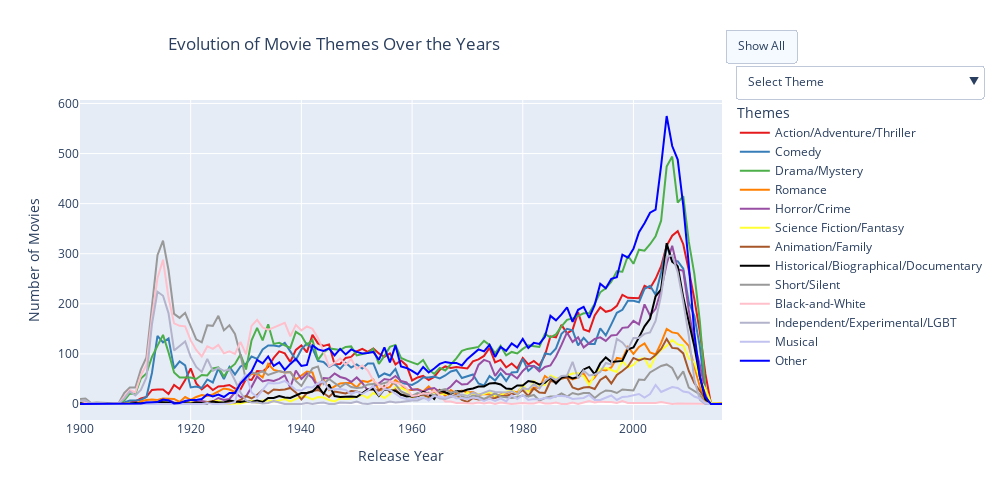

Here is the notebook cell this chart was saved with:
### Markdown cell above
#### Number of movies over the years

### Code cell
# Create an empty figure
fig = go.Figure()

# Add each theme as a trace
for theme in themes:
    if theme in theme_years_counts_pivot.columns:
        fig.add_trace(go.Scatter(
            x=theme_years_counts_pivot.index,  # x-axis is the release year
            y=theme_years_counts_pivot[theme],  # y-axis is the number of movies for each theme
            mode='lines',  # Use lines for the plot
            name=theme,  # Set the theme name for the legend
            line=dict(color=theme_colors.get(theme, 'gray')),  # Use color mapping for each theme
            hovertemplate='Year: %{x}<br>Number of Movies: %{y}<br>'  # Custom hover text
        ))

# Add buttons for hide/show functionality
visibility = [[True if i == idx else False for i in range(len(themes))]
              for idx in range(len(themes))]

# Define "Select Theme" button
select_theme_button = dict(
    label="Select Theme",  # Displayed as a label in the dropdown
    method=None,  # Non-interactive option
    args=[]  # No action associated with this
)

theme_buttons = [
    dict(
        label=theme,
        method="update",
        args=[
            {"visible": vis},  # Update visibility
            {"title": f"Evolution of {theme} Movies Over the Years"}  # Update title
        ]
    )
    for theme, vis in zip(themes, visibility)
]


# Combine "Select Theme" and theme-specific buttons
buttons = [select_theme_button] + theme_buttons

# Dropdown menu for individual themes
dropdown_menu = dict(
    type="dropdown",
    buttons=buttons,
    x=1.214,
    xanchor="center",
    y=1.11,
    yanchor="top",
)

# Button for "Show All" placed on the side
side_button = dict(
    type="buttons",
    buttons=[
        dict(
            label="Show All",
            method="update",
            args=[
                {"visible": [True] * len(themes)},
                {"title": "Evolution of Movie Themes Over the Years"}
            ]
        )
    ],
    x=1.005,  # Adjust position to place on the side
    xanchor="left",
    y=1.17,
    yanchor="middle",
)

# Update layout
fig.update_layout(
    updatemenus=[dropdown_menu, side_button],
    title={
        'text': 'Evolution of Movie Themes Over the Years',
        'x': 0.5,  # Center the title
        'xanchor': 'right'
    },
    title_x=0.5,
    barmode='stack',
    xaxis_title='Release Year',
    yaxis_title='Number of Movies',
    legend_title="Themes",
    height=500,
    width=1000,
)

# Show the interactive plot
fig.show()
fig.write_html('/Users/lilly-flore/Desktop/line_theme_year.html')

### Figure 1 — Plotly figure (JSON) as saved in the notebook; plotly's stock layout.template omitted (floating-point values rounded to 4 significant figures)
{"data": [{"hovertemplate": "Year: %{x}<br>Number of Movies: %{y}<br>", "line": {"color": "#e41a1c"}, "mode": "lines", "name": "Action/Adventure/Thriller", "type": "scatter", "x": [1900, 1901, 1902, 1903, 1905, 1906, 1907, 1908, 1909, 1910, 1911, 1912, 1913, 1914, 1915, 1916, 1917, 1918, 1919, 1920, 1921, 1922, 1923, 1924, 1925, 1926, 1927, 1928, 1929, 1930, 1931, 1932, 1933, 1934, 1935, 1936, 1937, 1938, 1939, 1940, 1941, 1942, 1943, 1944, 1945, 1946, 1947, 1948, 1949, 1950, 1951, 1952, 1953, 1954, 1955, 1956, 1957, 1958, 1959, 1960, 1961, 1962, 1963, 1964, 1965, 1966, 1967, 1968, 1969, 1970, 1971, 1972, 1973, 1974, 1975, 1976, 1977, 1978, 1979, 1980, 1981, 1982, 1983, 1984, 1985, 1986, 1987, 1988, 1989, 1990, 1991, 1992, 1993, 1994, 1995, 1996, 1997, 1998, 1999, 2000, 2001, 2002, 2003, 2004, 2005, 2006, 2007, 2008, 2009, 2010, 2011, 2012, 2013, 2014, 2015, 2016], "y": [0, 0, 0, 2, 0, 0, 0, 1, 3, 5, 11, 14, 28, 29, 29, 20, 38, 30, 48, 71, 41, 29, 38, 28, 35, 36, 38, 31, 29, 50, 48, 66, 65, 74, 92, 105, 101, 84, 108, 117, 103, 138, 121, 116, 119, 79, 80, 92, 94, 105, 110, 104, 111, 101, 94, 101, 79, 87, 77, 47, 53, 56, 48, 54, 68, 75, 72, 74, 73, 71, 85, 89, 96, 112, 83, 88, 73, 81, 71, 92, 79, 86, 77, 97, 135, 133, 158, 141, 148, 183, 149, 145, 177, 193, 184, 187, 196, 218, 212, 212, 211, 236, 231, 250, 275, 316, 336, 345, 319, 267, 210, 144, 60, 1, 2, 2]}, {"hovertemplate": "Year: %{x}<br>Number of Movies: %{y}<br>", "line": {"color": "#377eb8"}, "mode": "lines", "name": "Comedy", "type": "scatter", "x": [1900, 1901, 1902, 1903, 1905, 1906, 1907, 1908, 1909, 1910, 1911, 1912, 1913, 1914, 1915, 1916, 1917, 1918, 1919, 1920, 1921, 1922, 1923, 1924, 1925, 1926, 1927, 1928, 1929, 1930, 1931, 1932, 1933, 1934, 1935, 1936, 1937, 1938, 1939, 1940, 1941, 1942, 1943, 1944, 1945, 1946, 1947, 1948, 1949, 1950, 1951, 1952, 1953, 1954, 1955, 1956, 1957, 1958, 1959, 1960, 1961, 1962, 1963, 1964, 1965, 1966, 1967, 1968, 1969, 1970, 1971, 1972, 1973, 1974, 1975, 1976, 1977, 1978, 1979, 1980, 1981, 1982, 1983, 1984, 1985, 1986, 1987, 1988, 1989, 1990, 1991, 1992, 1993, 1994, 1995, 1996, 1997, 1998, 1999, 2000, 2001, 2002, 2003, 2004, 2005, 2006, 2007, 2008, 2009, 2010, 2011, 2012, 2013, 2014, 2015, 2016], "y": [2, 4, 0, 0, 0, 1, 0, 3, 7, 7, 8, 14, 62, 136, 123, 131, 71, 85, 77, 33, 35, 32, 49, 43, 71, 50, 74, 59, 75, 80, 95, 90, 109, 117, 117, 115, 122, 105, 88, 109, 121, 111, 86, 84, 74, 80, 70, 82, 73, 79, 71, 81, 81, 54, 61, 57, 70, 42, 40, 38, 44, 53, 53, 55, 51, 57, 65, 68, 52, 55, 59, 41, 37, 56, 47, 61, 46, 63, 64, 90, 66, 76, 70, 101, 99, 111, 140, 150, 147, 117, 132, 120, 120, 151, 137, 159, 182, 188, 206, 206, 203, 230, 236, 218, 263, 316, 285, 285, 270, 203, 176, 114, 19, 1, 0, 0]}, {"hovertemplate": "Year: %{x}<br>Number of Movies: %{y}<br>", "line": {"color": "#4daf4a"}, "mode": "lines", "name": "Drama/Mystery", "type": "scatter", "x": [1900, 1901, 1902, 1903, 1905, 1906, 1907, 1908, 1909, 1910, 1911, 1912, 1913, 1914, 1915, 1916, 1917, 1918, 1919, 1920, 1921, 1922, 1923, 1924, 1925, 1926, 1927, 1928, 1929, 1930, 1931, 1932, 1933, 1934, 1935, 1936, 1937, 1938, 1939, 1940, 1941, 1942, 1943, 1944, 1945, 1946, 1947, 1948, 1949, 1950, 1951, 1952, 1953, 1954, 1955, 1956, 1957, 1958, 1959, 1960, 1961, 1962, 1963, 1964, 1965, 1966, 1967, 1968, 1969, 1970, 1971, 1972, 1973, 1974, 1975, 1976, 1977, 1978, 1979, 1980, 1981, 1982, 1983, 1984, 1985, 1986, 1987, 1988, 1989, 1990, 1991, 1992, 1993, 1994, 1995, 1996, 1997, 1998, 1999, 2000, 2001, 2002, 2003, 2004, 2005, 2006, 2007, 2008, 2009, 2010, 2011, 2012, 2013, 2014, 2015, 2016], "y": [0, 1, 0, 0, 0, 1, 0, 7, 21, 20, 51, 61, 94, 116, 138, 103, 63, 53, 53, 53, 50, 58, 57, 71, 73, 55, 71, 80, 99, 69, 127, 152, 127, 159, 120, 122, 117, 112, 144, 137, 118, 128, 88, 103, 111, 109, 108, 114, 115, 97, 100, 102, 110, 80, 96, 114, 118, 92, 87, 83, 79, 88, 69, 60, 72, 67, 78, 91, 106, 110, 112, 114, 126, 118, 101, 116, 97, 104, 101, 110, 117, 115, 114, 140, 133, 139, 155, 168, 171, 176, 181, 181, 200, 223, 231, 244, 265, 264, 296, 280, 308, 306, 319, 335, 366, 474, 494, 402, 415, 324, 260, 165, 32, 2, 0, 0]}, {"hovertemplate": "Year: %{x}<br>Number of Movies: %{y}<br>", "line": {"color": "#ff7f00"}, "mode": "lines", "name": "Romance", "type": "scatter", "x": [1900, 1901, 1902, 1903, 1905, 1906, 1907, 1908, 1909, 1910, 1911, 1912, 1913, 1914, 1915, 1916, 1917, 1918, 1919, 1920, 1921, 1922, 1923, 1924, 1925, 1926, 1927, 1928, 1929, 1930, 1931, 1932, 1933, 1934, 1935, 1936, 1937, 1938, 1939, 1940, 1941, 1942, 1943, 1944, 1945, 1946, 1947, 1948, 1949, 1950, 1951, 1952, 1953, 1954, 1955, 1956, 1957, 1958, 1959, 1960, 1961, 1962, 1963, 1964, 1965, 1966, 1967, 1968, 1969, 1970, 1971, 1972, 1973, 1974, 1975, 1976, 1977, 1978, 1979, 1980, 1981, 1982, 1983, 1984, 1985, 1986, 1987, 1988, 1989, 1990, 1991, 1992, 1993, 1994, 1995, 1996, 1997, 1998, 1999, 2000, 2001, 2002, 2003, 2004, 2005, 2006, 2007, 2008, 2009, 2010, 2011, 2012, 2013, 2014, 2015, 2016], "y": [0, 0, 0, 0, 0, 0, 0, 1, 2, 0, 5, 8, 9, 8, 11, 10, 10, 4, 14, 8, 14, 18, 16, 19, 25, 31, 29, 24, 44, 51, 60, 61, 53, 80, 68, 65, 63, 64, 49, 57, 65, 63, 30, 49, 28, 35, 41, 42, 42, 33, 46, 44, 49, 27, 29, 34, 48, 39, 28, 28, 30, 25, 35, 24, 28, 16, 28, 21, 27, 23, 24, 18, 20, 19, 15, 19, 21, 26, 23, 35, 25, 33, 32, 56, 48, 48, 51, 54, 49, 53, 61, 43, 53, 69, 67, 73, 92, 90, 114, 100, 114, 121, 103, 99, 122, 150, 143, 141, 128, 116, 75, 35, 2, 0, 0, 1]}, {"hovertemplate": "Year: %{x}<br>Number of Movies: %{y}<br>", "line": {"color": "#984ea3"}, "mode": "lines", "name": "Horror/Crime", "type": "scatter", "x": [1900, 1901, 1902, 1903, 1905, 1906, 1907, 1908, 1909, 1910, 1911, 1912, 1913, 1914, 1915, 1916, 1917, 1918, 1919, 1920, 1921, 1922, 1923, 1924, 1925, 1926, 1927, 1928, 1929, 1930, 1931, 1932, 1933, 1934, 1935, 1936, 1937, 1938, 1939, 1940, 1941, 1942, 1943, 1944, 1945, 1946, 1947, 1948, 1949, 1950, 1951, 1952, 1953, 1954, 1955, 1956, 1957, 1958, 1959, 1960, 1961, 1962, 1963, 1964, 1965, 1966, 1967, 1968, 1969, 1970, 1971, 1972, 1973, 1974, 1975, 1976, 1977, 1978, 1979, 1980, 1981, 1982, 1983, 1984, 1985, 1986, 1987, 1988, 1989, 1990, 1991, 1992, 1993, 1994, 1995, 1996, 1997, 1998, 1999, 2000, 2001, 2002, 2003, 2004, 2005, 2006, 2007, 2008, 2009, 2010, 2011, 2012, 2013, 2014, 2015, 2016], "y": [0, 0, 0, 0, 0, 1, 0, 2, 1, 1, 0, 3, 2, 3, 8, 8, 3, 1, 4, 6, 4, 6, 4, 5, 12, 8, 10, 23, 14, 15, 34, 55, 45, 48, 46, 50, 57, 33, 67, 50, 61, 52, 33, 52, 51, 61, 54, 51, 44, 53, 42, 27, 35, 41, 50, 48, 56, 46, 43, 29, 29, 24, 30, 32, 24, 27, 35, 47, 39, 40, 50, 78, 88, 84, 56, 71, 60, 59, 51, 66, 76, 76, 65, 74, 77, 95, 118, 143, 124, 133, 113, 121, 130, 133, 126, 137, 138, 152, 153, 166, 159, 199, 177, 190, 227, 280, 316, 269, 266, 187, 122, 78, 24, 0, 1, 1]}, {"hovertemplate": "Year: %{x}<br>Number of Movies: %{y}<br>", "line": {"color": "#ffff33"}, "mode": "lines", "name": "Science Fiction/Fantasy", "type": "scatter", "x": [1900, 1901, 1902, 1903, 1905, 1906, 1907, 1908, 1909, 1910, 1911, 1912, 1913, 1914, 1915, 1916, 1917, 1918, 1919, 1920, 1921, 1922, 1923, 1924, 1925, 1926, 1927, 1928, 1929, 1930, 1931, 1932, 1933, 1934, 1935, 1936, 1937, 1938, 1939, 1940, 1941, 1942, 1943, 1944, 1945, 1946, 1947, 1948, 1949, 1950, 1951, 1952, 1953, 1954, 1955, 1956, 1957, 1958, 1959, 1960, 1961, 1962, 1963, 1964, 1965, 1966, 1967, 1968, 1969, 1970, 1971, 1972, 1973, 1974, 1975, 1976, 1977, 1978, 1979, 1980, 1981, 1982, 1983, 1984, 1985, 1986, 1987, 1988, 1989, 1990, 1991, 1992, 1993, 1994, 1995, 1996, 1997, 1998, 1999, 2000, 2001, 2002, 2003, 2004, 2005, 2006, 2007, 2008, 2009, 2010, 2011, 2012, 2013, 2014, 2015, 2016], "y": [0, 0, 0, 0, 1, 0, 0, 1, 2, 2, 0, 1, 1, 5, 2, 4, 1, 1, 0, 4, 1, 1, 3, 4, 7, 1, 0, 1, 1, 4, 7, 2, 7, 7, 5, 7, 10, 5, 10, 15, 14, 9, 14, 13, 8, 5, 11, 10, 11, 14, 18, 12, 22, 18, 12, 20, 34, 32, 27, 13, 16, 15, 10, 20, 19, 21, 15, 15, 12, 23, 17, 20, 20, 25, 15, 17, 24, 28, 19, 38, 24, 46, 37, 38, 57, 52, 50, 57, 61, 62, 55, 38, 59, 70, 72, 68, 64, 86, 73, 78, 90, 91, 72, 96, 108, 116, 128, 119, 117, 91, 83, 49, 30, 2, 2, 1]}, {"hovertemplate": "Year: %{x}<br>Number of Movies: %{y}<br>", "line": {"color": "#a65628"}, "mode": "lines", "name": "Animation/Family", "type": "scatter", "x": [1900, 1901, 1902, 1903, 1905, 1906, 1907, 1908, 1909, 1910, 1911, 1912, 1913, 1914, 1915, 1916, 1917, 1918, 1919, 1920, 1921, 1922, 1923, 1924, 1925, 1926, 1927, 1928, 1929, 1930, 1931, 1932, 1933, 1934, 1935, 1936, 1937, 1938, 1939, 1940, 1941, 1942, 1943, 1944, 1945, 1946, 1947, 1948, 1949, 1950, 1951, 1952, 1953, 1954, 1955, 1956, 1957, 1958, 1959, 1960, 1961, 1962, 1963, 1964, 1965, 1966, 1967, 1968, 1969, 1970, 1971, 1972, 1973, 1974, 1975, 1976, 1977, 1978, 1979, 1980, 1981, 1982, 1983, 1984, 1985, 1986, 1987, 1988, 1989, 1990, 1991, 1992, 1993, 1994, 1995, 1996, 1997, 1998, 1999, 2000, 2001, 2002, 2003, 2004, 2005, 2006, 2007, 2008, 2009, 2010, 2011, 2012, 2013, 2014, 2015, 2016], "y": [0, 0, 1, 0, 1, 1, 0, 0, 0, 0, 0, 1, 0, 3, 1, 0, 0, 0, 0, 1, 1, 2, 3, 6, 3, 2, 4, 3, 8, 16, 11, 18, 28, 21, 29, 28, 29, 32, 23, 9, 22, 26, 28, 22, 14, 25, 23, 21, 26, 25, 21, 29, 29, 27, 36, 24, 29, 18, 19, 14, 18, 18, 14, 15, 22, 24, 15, 18, 8, 4, 12, 9, 10, 11, 12, 16, 16, 20, 20, 28, 16, 31, 23, 22, 46, 44, 51, 53, 33, 29, 33, 34, 30, 48, 55, 41, 58, 66, 75, 92, 87, 91, 89, 98, 110, 130, 112, 111, 101, 66, 42, 26, 11, 0, 0, 0]}, {"hovertemplate": "Year: %{x}<br>Number of Movies: %{y}<br>", "line": {"color": "#000000"}, "mode": "lines", "name": "Historical/Biographical/Documentary", "type": "scatter", "x": [1900, 1901, 1902, 1903, 1905, 1906, 1907, 1908, 1909, 1910, 1911, 1912, 1913, 1914, 1915, 1916, 1917, 1918, 1919, 1920, 1921, 1922, 1923, 1924, 1925, 1926, 1927, 1928, 1929, 1930, 1931, 1932, 1933, 1934, 1935, 1936, 1937, 1938, 1939, 1940, 1941, 1942, 1943, 1944, 1945, 1946, 1947, 1948, 1949, 1950, 1951, 1952, 1953, 1954, 1955, 1956, 1957, 1958, 1959, 1960, 1961, 1962, 1963, 1964, 1965, 1966, 1967, 1968, 1969, 1970, 1971, 1972, 1973, 1974, 1975, 1976, 1977, 1978, 1979, 1980, 1981, 1982, 1983, 1984, 1985, 1986, 1987, 1988, 1989, 1990, 1991, 1992, 1993, 1994, 1995, 1996, 1997, 1998, 1999, 2000, 2001, 2002, 2003, 2004, 2005, 2006, 2007, 2008, 2009, 2010, 2011, 2012, 2013, 2014, 2015, 2016], "y": [1, 5, 0, 0, 0, 0, 0, 0, 1, 2, 1, 2, 2, 4, 4, 3, 2, 2, 1, 1, 3, 2, 1, 5, 3, 3, 7, 5, 4, 6, 4, 7, 4, 12, 12, 16, 13, 12, 17, 22, 22, 25, 36, 20, 39, 16, 14, 15, 15, 14, 22, 29, 30, 16, 29, 27, 26, 19, 15, 16, 14, 24, 20, 10, 28, 23, 20, 26, 25, 29, 31, 35, 35, 41, 42, 39, 31, 30, 37, 37, 46, 44, 39, 42, 53, 41, 53, 56, 51, 54, 69, 74, 59, 81, 93, 84, 85, 86, 109, 113, 133, 155, 170, 215, 229, 321, 284, 275, 213, 163, 115, 55, 9, 0, 0, 0]}, {"hovertemplate": "Year: %{x}<br>Number of Movies: %{y}<br>", "line": {"color": "#999999"}, "mode": "lines", "name": "Short/Silent", "type": "scatter", "x": [1900, 1901, 1902, 1903, 1905, 1906, 1907, 1908, 1909, 1910, 1911, 1912, 1913, 1914, 1915, 1916, 1917, 1918, 1919, 1920, 1921, 1922, 1923, 1924, 1925, 1926, 1927, 1928, 1929, 1930, 1931, 1932, 1933, 1934, 1935, 1936, 1937, 1938, 1939, 1940, 1941, 1942, 1943, 1944, 1945, 1946, 1947, 1948, 1949, 1950, 1951, 1952, 1953, 1954, 1955, 1956, 1957, 1958, 1959, 1960, 1961, 1962, 1963, 1964, 1965, 1966, 1967, 1968, 1969, 1970, 1971, 1972, 1973, 1974, 1975, 1976, 1977, 1978, 1979, 1980, 1981, 1982, 1983, 1984, 1985, 1986, 1987, 1988, 1989, 1990, 1991, 1992, 1993, 1994, 1995, 1996, 1997, 1998, 1999, 2000, 2001, 2002, 2003, 2004, 2005, 2006, 2007, 2008, 2009, 2010, 2011, 2012, 2013, 2014, 2015, 2016], "y": [10, 11, 2, 3, 2, 2, 2, 22, 33, 33, 69, 93, 200, 297, 326, 267, 180, 172, 182, 155, 129, 123, 157, 156, 176, 147, 157, 140, 98, 47, 63, 60, 66, 58, 62, 66, 63, 64, 46, 36, 54, 71, 75, 40, 50, 42, 34, 41, 34, 32, 33, 39, 40, 39, 42, 45, 39, 25, 20, 16, 22, 19, 23, 17, 27, 30, 22, 25, 15, 11, 17, 15, 10, 16, 21, 15, 14, 12, 14, 17, 15, 18, 7, 12, 15, 15, 21, 15, 22, 19, 22, 22, 12, 21, 27, 26, 22, 29, 28, 27, 49, 48, 63, 70, 76, 79, 72, 50, 65, 33, 26, 19, 0, 0, 0, 0]}, {"hovertemplate": "Year: %{x}<br>Number of Movies: %{y}<br>", "line": {"color": "pink"}, "mode": "lines", "name": "Black-and-White", "type": "scatter", "x": [1900, 1901, 1902, 1903, 1905, 1906, 1907, 1908, 1909, 1910, 1911, 1912, 1913, 1914, 1915, 1916, 1917, 1918, 1919, 1920, 1921, 1922, 1923, 1924, 1925, 1926, 1927, 1928, 1929, 1930, 1931, 1932, 1933, 1934, 1935, 1936, 1937, 1938, 1939, 1940, 1941, 1942, 1943, 1944, 1945, 1946, 1947, 1948, 1949, 1950, 1951, 1952, 1953, 1954, 1955, 1956, 1957, 1958, 1959, 1960, 1961, 1962, 1963, 1964, 1965, 1966, 1967, 1968, 1969, 1970, 1971, 1972, 1973, 1974, 1975, 1976, 1977, 1978, 1979, 1980, 1981, 1982, 1983, 1984, 1985, 1986, 1987, 1988, 1989, 1990, 1991, 1992, 1993, 1994, 1995, 1996, 1997, 1998, 1999, 2000, 2001, 2002, 2003, 2004, 2005, 2006, 2007, 2008, 2009, 2010, 2011, 2012, 2013, 2014, 2015, 2016], "y": [6, 4, 1, 2, 0, 1, 1, 14, 28, 23, 57, 78, 173, 251, 288, 212, 161, 156, 155, 127, 108, 95, 115, 110, 118, 101, 105, 100, 124, 99, 156, 168, 153, 148, 153, 157, 162, 135, 158, 147, 155, 150, 132, 105, 75, 82, 91, 78, 90, 70, 77, 67, 47, 38, 31, 45, 42, 40, 32, 16, 17, 22, 20, 27, 17, 5, 5, 2, 2, 2, 1, 3, 1, 3, 0, 3, 2, 0, 1, 2, 1, 1, 4, 1, 1, 3, 0, 0, 3, 0, 3, 6, 3, 5, 4, 4, 2, 6, 2, 2, 3, 2, 3, 2, 4, 2, 0, 1, 1, 0, 0, 1, 0, 0, 0, 0]}, {"hovertemplate": "Year: %{x}<br>Number of Movies: %{y}<br>", "line": {"color": "#b3b3cc"}, "mode": "lines", "name": "Independent/Experimental/LGBT", "type": "scatter", "x": [1900, 1901, 1902, 1903, 1905, 1906, 1907, 1908, 1909, 1910, 1911, 1912, 1913, 1914, 1915, 1916, 1917, 1918, 1919, 1920, 1921, 1922, 1923, 1924, 1925, 1926, 1927, 1928, 1929, 1930, 1931, 1932, 1933, 1934, 1935, 1936, 1937, 1938, 1939, 1940, 1941, 1942, 1943, 1944, 1945, 1946, 1947, 1948, 1949, 1950, 1951, 1952, 1953, 1954, 1955, 1956, 1957, 1958, 1959, 1960, 1961, 1962, 1963, 1964, 1965, 1966, 1967, 1968, 1969, 1970, 1971, 1972, 1973, 1974, 1975, 1976, 1977, 1978, 1979, 1980, 1981, 1982, 1983, 1984, 1985, 1986, 1987, 1988, 1989, 1990, 1991, 1992, 1993, 1994, 1995, 1996, 1997, 1998, 1999, 2000, 2001, 2002, 2003, 2004, 2005, 2006, 2007, 2008, 2009, 2010, 2011, 2012, 2013, 2014, 2015, 2016], "y": [6, 7, 1, 2, 0, 1, 1, 11, 25, 17, 28, 53, 159, 224, 216, 181, 107, 116, 125, 94, 74, 64, 90, 66, 72, 66, 69, 47, 23, 7, 3, 3, 1, 2, 6, 3, 0, 0, 0, 0, 2, 0, 2, 3, 0, 0, 3, 3, 2, 5, 1, 0, 2, 2, 2, 5, 3, 4, 6, 7, 7, 12, 10, 17, 11, 10, 14, 16, 19, 16, 23, 18, 22, 27, 24, 23, 23, 26, 19, 32, 29, 40, 31, 46, 54, 48, 56, 57, 84, 51, 67, 57, 59, 64, 82, 79, 130, 123, 110, 132, 132, 140, 143, 166, 217, 294, 297, 263, 204, 136, 49, 8, 0, 0, 0, 0]}, {"hovertemplate": "Year: %{x}<br>Number of Movies: %{y}<br>", "line": {"color": "#c2c2f0"}, "mode": "lines", "name": "Musical", "type": "scatter", "x": [1900, 1901, 1902, 1903, 1905, 1906, 1907, 1908, 1909, 1910, 1911, 1912, 1913, 1914, 1915, 1916, 1917, 1918, 1919, 1920, 1921, 1922, 1923, 1924, 1925, 1926, 1927, 1928, 1929, 1930, 1931, 1932, 1933, 1934, 1935, 1936, 1937, 1938, 1939, 1940, 1941, 1942, 1943, 1944, 1945, 1946, 1947, 1948, 1949, 1950, 1951, 1952, 1953, 1954, 1955, 1956, 1957, 1958, 1959, 1960, 1961, 1962, 1963, 1964, 1965, 1966, 1967, 1968, 1969, 1970, 1971, 1972, 1973, 1974, 1975, 1976, 1977, 1978, 1979, 1980, 1981, 1982, 1983, 1984, 1985, 1986, 1987, 1988, 1989, 1990, 1991, 1992, 1993, 1994, 1995, 1996, 1997, 1998, 1999, 2000, 2001, 2002, 2003, 2004, 2005, 2006, 2007, 2008, 2009, 2010, 2011, 2012, 2013, 2014, 2015, 2016], "y": [0, 0, 0, 0, 0, 0, 0, 0, 0, 0, 0, 1, 0, 0, 0, 0, 0, 0, 0, 0, 0, 0, 2, 0, 0, 0, 1, 4, 44, 60, 23, 14, 29, 42, 41, 42, 46, 38, 28, 27, 34, 33, 42, 45, 29, 30, 30, 28, 20, 25, 20, 27, 36, 18, 30, 28, 21, 13, 10, 9, 12, 14, 7, 16, 14, 13, 17, 11, 12, 10, 13, 11, 6, 11, 6, 11, 5, 18, 10, 18, 8, 10, 9, 12, 11, 16, 16, 15, 10, 11, 12, 18, 8, 8, 12, 17, 8, 14, 15, 17, 20, 13, 20, 38, 24, 29, 34, 32, 25, 23, 15, 11, 2, 0, 0, 0]}, {"hovertemplate": "Year: %{x}<br>Number of Movies: %{y}<br>", "line": {"color": "blue"}, "mode": "lines", "name": "Other", "type": "scatter", "x": [1900, 1901, 1902, 1903, 1905, 1906, 1907, 1908, 1909, 1910, 1911, 1912, 1913, 1914, 1915, 1916, 1917, 1918, 1919, 1920, 1921, 1922, 1923, 1924, 1925, 1926, 1927, 1928, 1929, 1930, 1931, 1932, 1933, 1934, 1935, 1936, 1937, 1938, 1939, 1940, 1941, 1942, 1943, 1944, 1945, 1946, 1947, 1948, 1949, 1950, 1951, 1952, 1953, 1954, 1955, 1956, 1957, 1958, 1959, 1960, 1961, 1962, 1963, 1964, 1965, 1966, 1967, 1968, 1969, 1970, 1971, 1972, 1973, 1974, 1975, 1976, 1977, 1978, 1979, 1980, 1981, 1982, 1983, 1984, 1985, 1986, 1987, 1988, 1989, 1990, 1991, 1992, 1993, 1994, 1995, 1996, 1997, 1998, 1999, 2000, 2001, 2002, 2003, 2004, 2005, 2006, 2007, 2008, 2009, 2010, 2011, 2012, 2013, 2014, 2015, 2016], "y": [0, 0, 0, 0, 1, 0, 0, 1, 1, 1, 1, 3, 3, 4, 9, 7, 1, 2, 6, 8, 8, 10, 19, 15, 19, 14, 22, 22, 41, 54, 65, 88, 81, 95, 76, 83, 68, 80, 90, 76, 78, 117, 109, 106, 111, 97, 110, 99, 109, 104, 101, 102, 104, 88, 113, 83, 117, 75, 72, 66, 59, 74, 63, 71, 80, 84, 82, 82, 77, 90, 99, 109, 105, 118, 94, 114, 106, 121, 113, 130, 112, 122, 120, 134, 176, 167, 179, 193, 164, 188, 194, 172, 198, 240, 231, 250, 253, 298, 292, 310, 343, 361, 382, 388, 476, 575, 515, 488, 396, 278, 142, 54, 14, 0, 0, 0]}], "layout": {"barmode": "stack", "height": 500, "legend": {"title": {"text": "Themes"}}, "title": {"text": "Evolution of Movie Themes Over the Years", "x": 0.5, "xanchor": "right"}, "updatemenus": [{"buttons": [{"args": [], "label": "Select Theme"}, {"args": [{"visible": [true, false, false, false, false, false, false, false, false, false, false, false, false]}, {"title": "Evolution of Action/Adventure/Thriller Movies Over the Years"}], "label": "Action/Adventure/Thriller", "method": "update"}, {"args": [{"visible": [false, true, false, false, false, false, false, false, false, false, false, false, false]}, {"title": "Evolution of Comedy Movies Over the Years"}], "label": "Comedy", "method": "update"}, {"args": [{"visible": [false, false, true, false, false, false, false, false, false, false, false, false, false]}, {"title": "Evolution of Drama/Mystery Movies Over the Years"}], "label": "Drama/Mystery", "method": "update"}, {"args": [{"visible": [false, false, false, true, false, false, false, false, false, false, false, false, false]}, {"title": "Evolution of Romance Movies Over the Years"}], "label": "Romance", "method": "update"}, {"args": [{"visible": [false, false, false, false, true, false, false, false, false, false, false, false, false]}, {"title": "Evolution of Horror/Crime Movies Over the Years"}], "label": "Horror/Crime", "method": "update"}, {"args": [{"visible": [false, false, false, false, false, true, false, false, false, false, false, false, false]}, {"title": "Evolution of Science Fiction/Fantasy Movies Over the Years"}], "label": "Science Fiction/Fantasy", "method": "update"}, {"args": [{"visible": [false, false, false, false, false, false, true, false, false, false, false, false, false]}, {"title": "Evolution of Animation/Family Movies Over the Years"}], "label": "Animation/Family", "method": "update"}, {"args": [{"visible": [false, false, false, false, false, false, false, true, false, false, false, false, false]}, {"title": "Evolution of Historical/Biographical/Documentary Movies Over the Years"}], "label": "Historical/Biographical/Documentary", "method": "update"}, {"args": [{"visible": [false, false, false, false, false, false, false, false, true, false, false, false, false]}, {"title": "Evolution of Short/Silent Movies Over the Years"}], "label": "Short/Silent", "method": "update"}, {"args": [{"visible": [false, false, false, false, false, false, false, false, false, true, false, false, false]}, {"title": "Evolution of Black-and-White Movies Over the Years"}], "label": "Black-and-White", "method": "update"}, {"args": [{"visible": [false, false, false, false, false, false, false, false, false, false, true, false, false]}, {"title": "Evolution of Independent/Experimental/LGBT Movies Over the Years"}], "label": "Independent/Experimental/LGBT", "method": "update"}, {"args": [{"visible": [false, false, false, false, false, false, false, false, false, false, false, true, false]}, {"title": "Evolution of Musical Movies Over the Years"}], "label": "Musical", "method": "update"}, {"args": [{"visible": [false, false, false, false, false, false, false, false, false, false, false, false, true]}, {"title": "Evolution of Other Movies Over the Years"}], "label": "Other", "method": "update"}], "type": "dropdown", "x": 1.214, "xanchor": "center", "y": 1.11, "yanchor": "top"}, {"buttons": [{"args": [{"visible": [true, true, true, true, true, true, true, true, true, true, true, true, true]}, {"title": "Evolution of Movie Themes Over the Years"}], "label": "Show All", "method": "update"}], "type": "buttons", "x": 1.005, "xanchor": "left", "y": 1.17, "yanchor": "middle"}], "width": 1000, "xaxis": {"title": {"text": "Release Year"}}, "yaxis": {"title": {"text": "Number of Movies"}}}}
